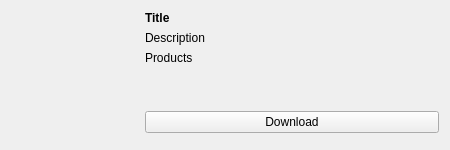
<?xml version="1.0" encoding="UTF-8"?>
<ui version="4.0">
 <class>KisSupporterBundleWidget</class>
 <widget class="QWidget" name="KisSupporterBundleWidget">
  <property name="geometry">
   <rect>
    <x>0</x>
    <y>0</y>
    <width>450</width>
    <height>148</height>
   </rect>
  </property>
  <property name="windowTitle">
   <string>Form</string>
  </property>
  <layout class="QHBoxLayout" name="m_lyt" stretch="0,0">
   <property name="spacing">
    <number>6</number>
   </property>
   <item>
    <layout class="QVBoxLayout" name="m_lytPreview">
     <property name="spacing">
      <number>0</number>
     </property>
     <item>
      <widget class="QLabel" name="m_lblPreview">
       <property name="sizePolicy">
        <sizepolicy hsizetype="Fixed" vsizetype="Fixed">
         <horstretch>0</horstretch>
         <verstretch>0</verstretch>
        </sizepolicy>
       </property>
       <property name="minimumSize">
        <size>
         <width>128</width>
         <height>128</height>
        </size>
       </property>
       <property name="maximumSize">
        <size>
         <width>128</width>
         <height>128</height>
        </size>
       </property>
       <property name="text">
        <string/>
       </property>
       <property name="scaledContents">
        <bool>true</bool>
       </property>
       <property name="alignment">
        <set>Qt::AlignHCenter|Qt::AlignTop</set>
       </property>
      </widget>
     </item>
     <item>
      <spacer name="m_spcPreview">
       <property name="orientation">
        <enum>Qt::Vertical</enum>
       </property>
       <property name="sizeHint" stdset="0">
        <size>
         <width>0</width>
         <height>0</height>
        </size>
       </property>
      </spacer>
     </item>
    </layout>
   </item>
   <item>
    <layout class="QVBoxLayout" name="m_lytDetails" stretch="0,0,0,0,0">
     <item>
      <widget class="QLabel" name="m_lblTitle">
       <property name="text">
        <string notr="true">&lt;b&gt;Title&lt;/b&gt;</string>
       </property>
       <property name="textFormat">
        <enum>Qt::RichText</enum>
       </property>
       <property name="wordWrap">
        <bool>true</bool>
       </property>
       <property name="openExternalLinks">
        <bool>true</bool>
       </property>
      </widget>
     </item>
     <item>
      <widget class="QLabel" name="m_lblDescription">
       <property name="text">
        <string notr="true">Description</string>
       </property>
       <property name="textFormat">
        <enum>Qt::RichText</enum>
       </property>
       <property name="wordWrap">
        <bool>true</bool>
       </property>
      </widget>
     </item>
     <item>
      <widget class="QLabel" name="m_lblProducts">
       <property name="text">
        <string notr="true">Products</string>
       </property>
       <property name="textFormat">
        <enum>Qt::RichText</enum>
       </property>
       <property name="wordWrap">
        <bool>true</bool>
       </property>
      </widget>
     </item>
     <item>
      <spacer name="m_spcDetails">
       <property name="orientation">
        <enum>Qt::Vertical</enum>
       </property>
       <property name="sizeHint" stdset="0">
        <size>
         <width>0</width>
         <height>0</height>
        </size>
       </property>
      </spacer>
     </item>
     <item>
      <widget class="QStackedWidget" name="m_stkDownload">
       <widget class="QWidget" name="m_pgGet">
        <layout class="QVBoxLayout" name="m_lytPgGet">
         <property name="leftMargin">
          <number>0</number>
         </property>
         <property name="topMargin">
          <number>0</number>
         </property>
         <property name="rightMargin">
          <number>0</number>
         </property>
         <property name="bottomMargin">
          <number>0</number>
         </property>
         <item>
          <widget class="QPushButton" name="m_btnGet">
           <property name="text">
            <string>Download</string>
           </property>
           <property name="autoDefault">
            <bool>false</bool>
           </property>
          </widget>
         </item>
        </layout>
       </widget>
       <widget class="QWidget" name="m_pgSupport">
        <layout class="QVBoxLayout" name="m_lytPgSupport">
         <property name="leftMargin">
          <number>0</number>
         </property>
         <property name="topMargin">
          <number>0</number>
         </property>
         <property name="rightMargin">
          <number>0</number>
         </property>
         <property name="bottomMargin">
          <number>0</number>
         </property>
         <item>
          <widget class="QPushButton" name="m_btnSupport">
           <property name="text">
            <string>Support IKriate</string>
           </property>
          </widget>
         </item>
        </layout>
       </widget>
       <widget class="QWidget" name="m_pgDone">
        <layout class="QVBoxLayout" name="m_lytPgDone">
         <property name="leftMargin">
          <number>0</number>
         </property>
         <property name="topMargin">
          <number>0</number>
         </property>
         <property name="rightMargin">
          <number>0</number>
         </property>
         <property name="bottomMargin">
          <number>0</number>
         </property>
         <item>
          <widget class="QLabel" name="label">
           <property name="text">
            <string>✔ Owned</string>
           </property>
           <property name="alignment">
            <set>Qt::AlignCenter</set>
           </property>
          </widget>
         </item>
        </layout>
       </widget>
      </widget>
     </item>
    </layout>
   </item>
  </layout>
 </widget>
 <resources/>
 <connections/>
</ui>
